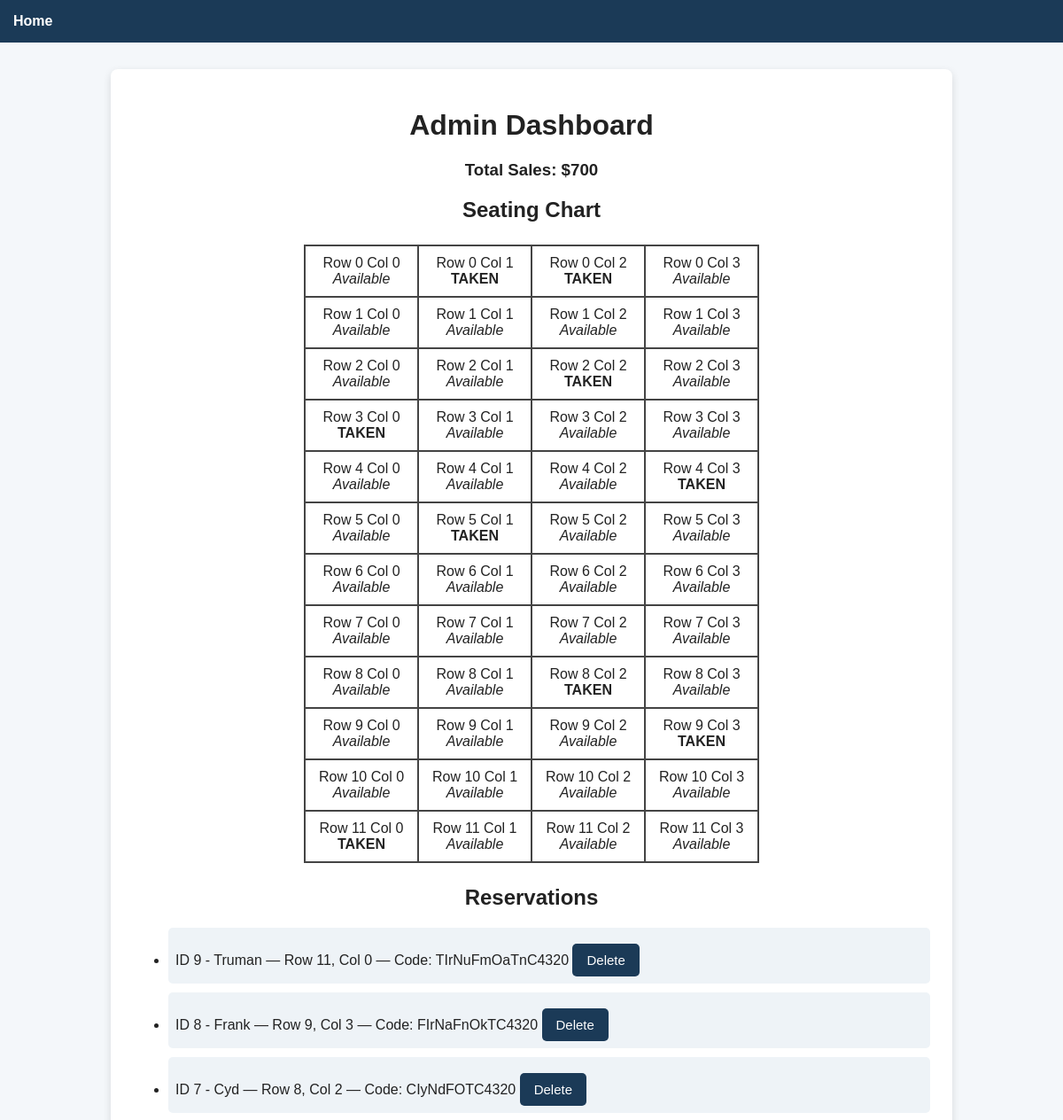
The page /admin/dashboard (signed in, upper part) on the database as committed earlier.
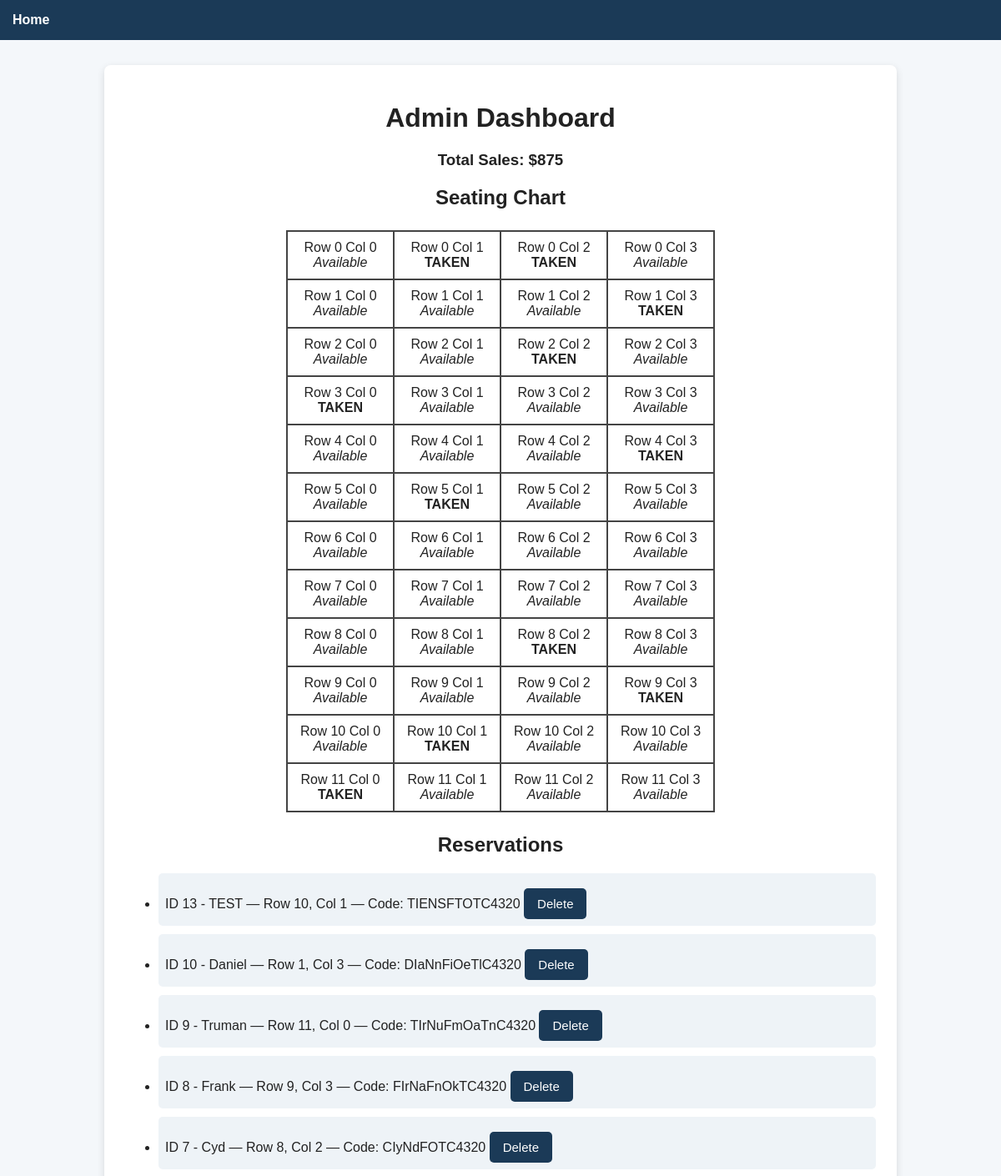
The same page on the database as committed later.
### app.py (models this page shows)
class Reservation(db.Model):
    __tablename__ = 'reservations'  # must match your table name
    id = db.Column(db.Integer, primary_key=True)
    passengerName = db.Column(db.String)
    seatRow = db.Column(db.Integer)
    seatColumn = db.Column(db.Integer)
    eTicketNumber = db.Column(db.String)
    created = db.Column(db.DateTime, default=datetime.utcnow)

### app.py (the view)
@app.route('/admin/dashboard')
def admin_dashboard():
    if 'admin_user' not in session:
        flash('Please log in as admin')
        return redirect(url_for('admin_login'))
    reservations = Reservation.query.order_by(Reservation.id.desc()).all()
    seats_taken = {(r.seatRow, r.seatColumn) for r in reservations}
    cm = get_cost_matrix()
    total_sales = 0
    total_sales = 0
    for r in reservations:
        rr = r.seatRow
        cc = r.seatColumn
        if 0 <= rr < 12 and 0 <= cc < 4:
            total_sales += cm[rr][cc]
    return render_template('admin_dashboard.html', reservations=reservations, seats_taken=seats_taken, total_sales=total_sales)

### app.py (called while the page is built)
def get_cost_matrix():
    return [[100, 75, 50, 100] for _ in range(12)]

### templates/admin_dashboard.html (shortened to what this page needs)
{% extends "base.html" %}
{% block content %}
    <h1>Admin Dashboard</h1>
    <h3>Total Sales: ${{ total_sales }}</h3>
    <h2>Seating Chart</h2>
    <table class = "seat-table" border="1" style="border-collapse:collapse">
      {% for r in range(0,12) %}
      <tr>
        {% for c in range(0,4) %}
        <td style="padding:8px; width:110px; text-align:center;">
          Row {{r}} Col {{c}}<br/>
          {% if (r, c) in seats_taken %}
            <strong>TAKEN</strong>
          {% else %}
            <em>Available</em>
          {% endif %}
        </td>
        {% endfor %}
      </tr>
      {% endfor %}
    </table>
    <h2>Reservations</h2>
    <ul class="res-list">
      {% for res in reservations %}
      <li>
        ID {{ res['id'] }} - {{ res['passengerName'] }} — Row {{ res['seatRow'] }}, Col {{ res['seatColumn'] }} — Code: {{ res['eTicketNumber'] }}
        <form method="post" action="{{ url_for('delete_reservation', id=res['id']) }}" style="display:inline">
          <button type="submit">Delete</button>
        </form>
      </li>
      {% else %}
      <li>No reservations yet.</li>
      {% endfor %}
    </ul>
{% endblock %}

### templates/base.html (shortened to what this page needs)
<!DOCTYPE html>
<html>
<head>
</head>
<body>
    <nav>
        {% block home_link %}
            <a href = "{{url_for('index')}}">Home</a>
        {% endblock %}
    </nav>
    <div class ="container">
        {% block content %}{% endblock %}
    </div>
</body>
</html>

### templates/base.html (style rules this page uses)
body { font-family: Arial, sans-serif; margin: 0; padding: 0; background: #f4f7fa; color: #222; }
h1, h2, h3 { text-align: center; margin-top: 20px; }
nav { background: #1b3a57; padding: 15px; }
nav a { color: white; margin-right: 15px; text-decoration: none; font-weight: bold; }
.container { width: 85%; max-width: 900px; margin: 30px auto; background: white; padding: 25px; border-radius: 8px; box-shadow: 0 3px 10px rgba(0,0,0,0.12); }
button, .btn { background: #1b3a57; color: white; padding: 10px 16px; border: none; border-radius: 5px; cursor: pointer; font-size: 15px; margin-top: 10px; }
form { margin-top: 20px; }
.seat-table { margin: 25px auto; border-collapse: collapse; }
.seat-table th, .seat-table td { width: 40px; height: 40px; border: 2px solid #444; text-align: center; }
.res-list li { margin: 10px 0; padding: 8px; background: #eef3f7; border-radius: 5px; }

Rows that differ between the two databases and show on the page:
added Reservation: id "13", passengerName "TEST", seatRow "10", seatColumn "1", eTicketNumber "TIENSFTOTC4320"
added Reservation: id "10", passengerName "Daniel", seatRow "1", seatColumn "3", eTicketNumber "DIaNnFiOeTlC4320"
Other text that changed with them:
{{ total_sales }}: "700" → "875"
list line gone: "Available"
new list line: "TAKEN"
